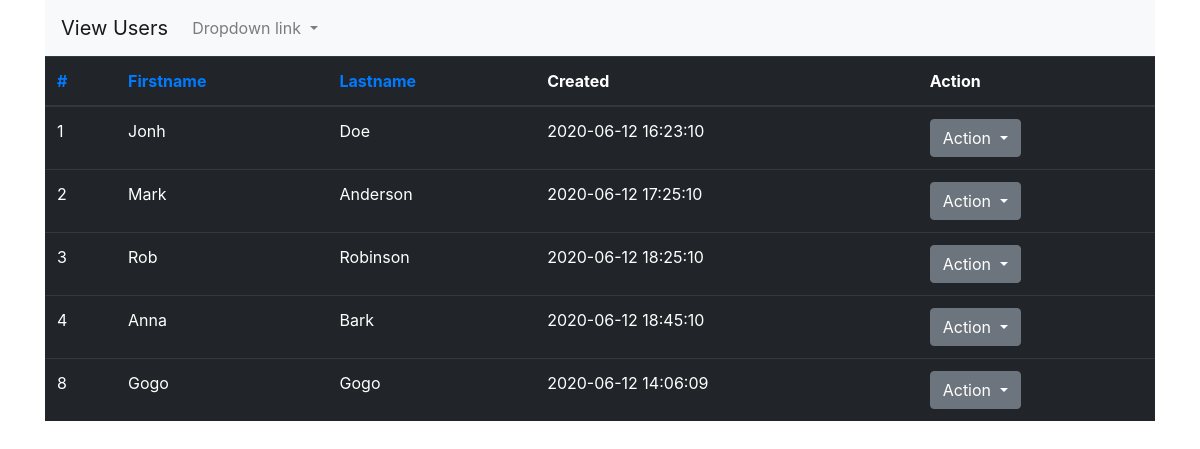
The page / on the database its author committed.
### tables this page shows
CREATE TABLE IF NOT EXISTS `users` (
  `id` int(11) NOT NULL AUTO_INCREMENT,
  `firstname` varchar(50) NOT NULL DEFAULT '0',
  `lastname` varchar(50) NOT NULL DEFAULT '0',
  `created_at` datetime DEFAULT NULL,
  PRIMARY KEY (`id`)
);

### index.php (the view, shortened to what this page needs)
<?php
require 'sql-config.php';
if(!empty($_GET['sort'])) {
    $sort = $_GET['sort'];
    $sql = "SELECT * FROM users ORDER BY $sort ASC;";
    $results = mysqli_query($conn, $sql);
    $users = mysqli_fetch_all($results, MYSQLI_ASSOC);
} else {
    $sql = "SELECT * FROM users;";
    $results = mysqli_query($conn, $sql);
    $users = mysqli_fetch_all($results, MYSQLI_ASSOC);
}
?>
<!DOCTYPE html>
<html lang="en">
<head>
    <link rel="stylesheet" href="https://maxcdn.bootstrapcdn.com/bootstrap/4.0.0/css/bootstrap.min.css">
</head>
<body>
    <div class="container">
            <nav class="navbar navbar-expand-lg navbar-light bg-light">
        <a class="navbar-brand" href="#">View Users</a>
        <div class="collapse navbar-collapse" id="navbarNavDropdown">
            <ul class="navbar-nav">
            <li class="nav-item dropdown">
                <a class="nav-link dropdown-toggle" href="#" id="navbarDropdownMenuLink" data-toggle="dropdown" aria-haspopup="true" aria-expanded="false">
                Dropdown link
                </a>
            </li>
            </ul>
        </div>
        </nav>
    <div>
    <table class="table table-dark">
  <thead>
    <tr>
      <th scope="col"><a href="index.php?sort=id">#</a></th>
      <th scope="col"><a href="index.php?sort=firstname">Firstname</a></th>
      <th scope="col"><a href="index.php?sort=lastname">Lastname</a></th>
      <th scope="col">Created</th>
      <th scope="col">Action</th>
    </tr>
  </thead>
  <tbody>
    <?php foreach($users as $user) : ?>
        <tr>
            <td><?= $user['id']; ?></td>
            <td><?= $user['firstname']; ?></td>
            <td><?= $user['lastname']; ?></td>
            <td><?= $user['created_at']; ?></td>
            <td>
                <div class="dropdown">
                    <button class="btn btn-secondary dropdown-toggle" type="button" id="dropdownMenuButton" data-toggle="dropdown" aria-haspopup="true" aria-expanded="false">
                        Action
                    </button>
                </div>
            </td>
        </tr>
    <?php endforeach; ?>
  </tbody>
</table>
    </div>
</div>
</body>
</html>

### rows shown on the page
users: id "1", firstname "Jonh", lastname "Doe", created_at "2020-06-12 16:23:10"
users: id "2", firstname "Mark", lastname "Anderson", created_at "2020-06-12 17:25:10"
users: id "3", firstname "Rob", lastname "Robinson", created_at "2020-06-12 18:25:10"
users: id "4", firstname "Anna", lastname "Bark", created_at "2020-06-12 18:45:10"
users: id "8", firstname "Gogo", lastname "Gogo", created_at "2020-06-12 14:06:09"
